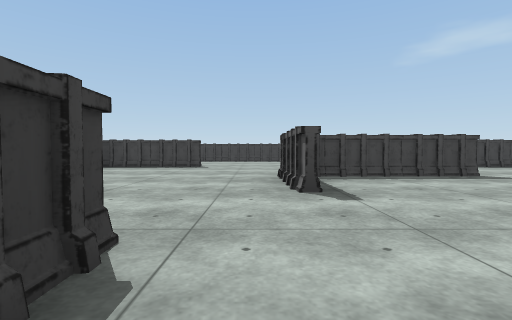
view 1 (above)

17 first-person views from a walk through a 3-D level made in the Unity game engine. The camera is 0.32 m above the floor, tilts 2° down and sees 85° across. The floor is counted in squares, 1 m on a side. Each view is taken from the middle of a square. On the plan, view 1 faces up. The plan holds only what a view shows up to about 9 squares ahead; the rest is blank. Some surface patterns are stand-ins.

view 2
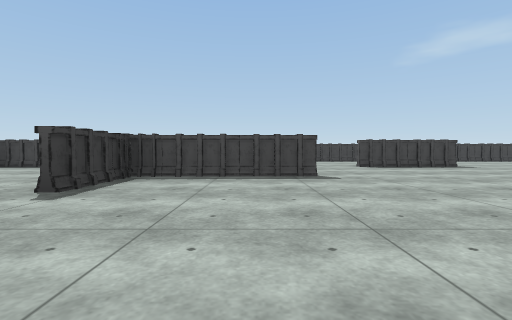

view 3
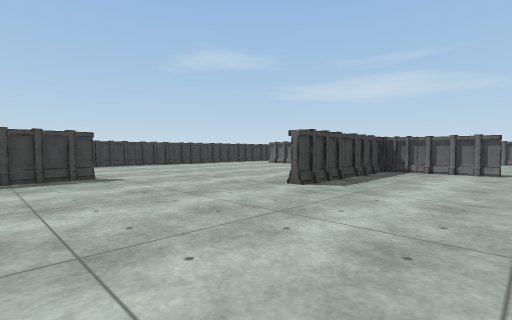

view 4
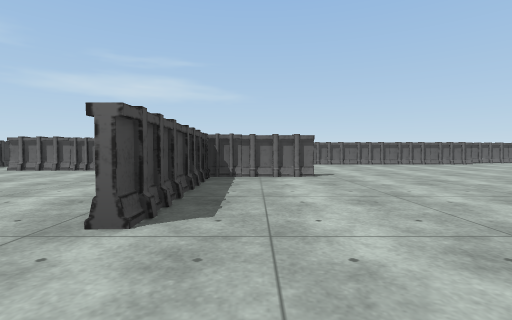

view 5
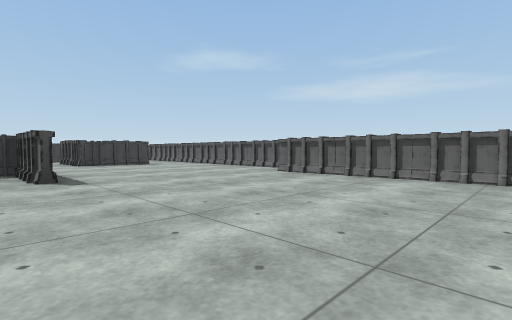

view 6
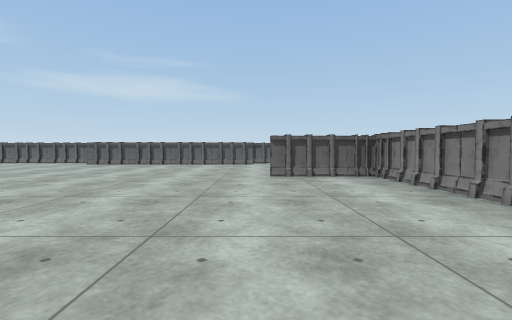

view 7
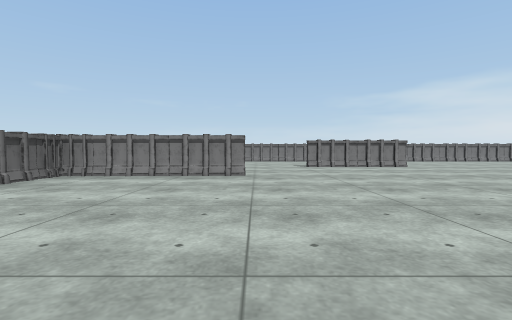

view 8
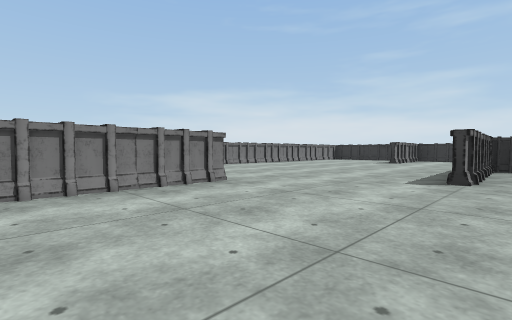

view 9
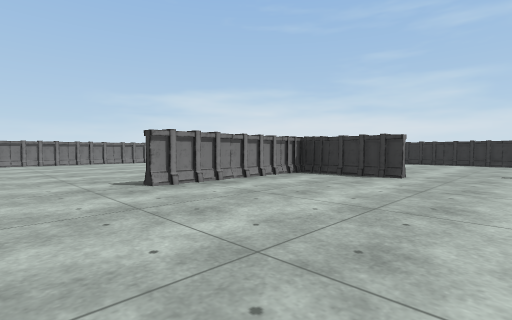

view 10
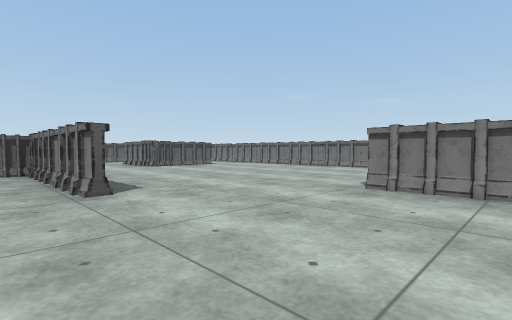

view 11
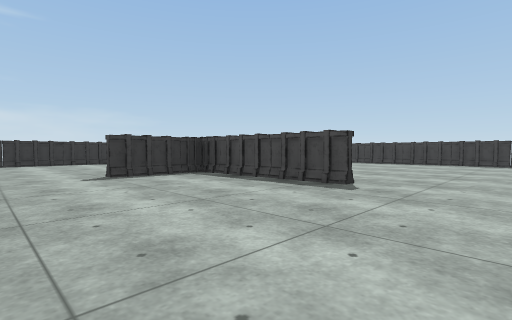

view 12
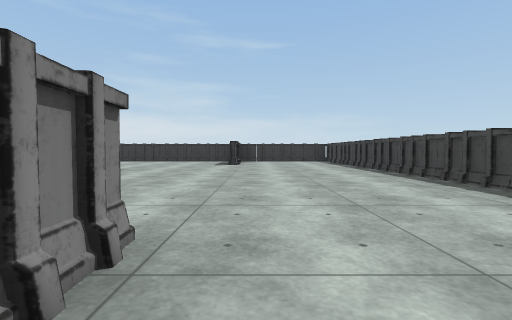

view 13
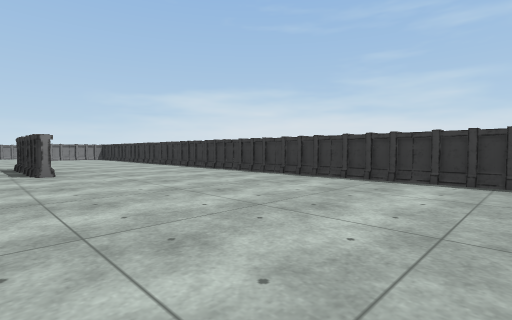

view 14
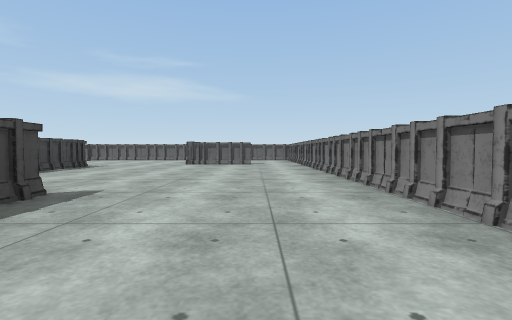

view 15
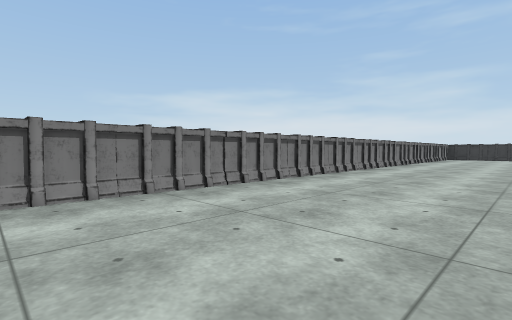

view 16
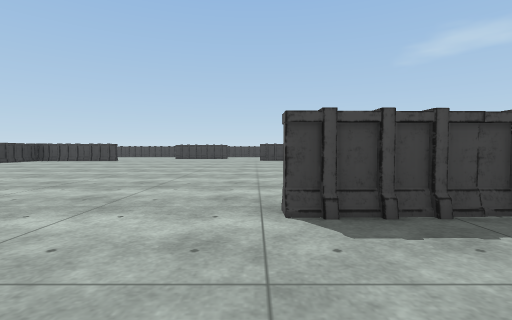

view 17
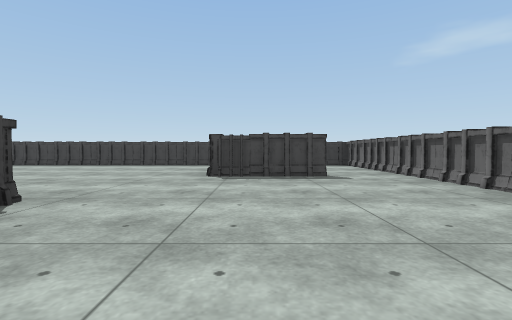

### Floor plan
Ten units are one square. View 1 is at (0, 0); x grows to the right and y downward. Boxes are objects, and circles mark ways between rooms. Rooms are numbered by the first view taken in them; rooms with no view inside come last. Other rooms are left out.
<svg viewBox="-36 -86 171 172">
<path fill="none" stroke="#000" d="M29 -35 4 -34 5 -20M4 -21 3 -36M-5 -11 -5 8M41 -55 46 -56M6 20 6 35 30 34M60 -53 40 -53M70 36 95 35 94 21M94 -22 93 -36 71 -35M41 54 61 54M-10 -55 -30 -54M-31 -52 -31 55M124 20 123 -19M-23 55 -11 55M130 -21 130 -61M120 -55 105 -54 104 -69M105 -81 -31 -81 -31 -55M130 26 130 16M-31 61 -31 76M-26 81 46 81M61 55 56 55M46 81 105 81M104 69 103 55M96 36 71 36M103 55 118 54M130 61 130 26M105 81 130 81 130 61M130 -61 130 -81 105 -81"/>
<circle cx="55" cy="65" r="3" fill="#2a7"/>
<circle cx="70" cy="40" r="3" fill="#2a7"/>
<circle cx="115" cy="35" r="3" fill="#2a7"/>
<circle cx="120" cy="-60" r="3" fill="#2a7"/>
<circle cx="100" cy="50" r="3" fill="#2a7"/>
<circle cx="120" cy="60" r="3" fill="#2a7"/>
<text x="40" y="-10">1</text>
<text x="70" y="60">2</text>
<text x="110" y="40">3</text>
<text x="120" y="70">4</text>
<text x="120" y="-70">5</text>
</svg>
Room 1 opens to room 2. Room 1 opens to room 3. Room 1 opens to room 5. Room 2 opens to room 3. Room 3 opens to room 4.

Where each view was taken, in squares from view 1:
view 1: 0 up, 0 right, facing up
view 2: 0 up, 2 right, facing up
view 3: 2 up, 5 right, facing up-right
view 4: 3 up, 6 right, facing right
view 5: 1 down, 9 right, facing up-right
view 6: 2 down, 6 right, facing right
view 7: 0 up, 7 right, facing down
view 8: 3 down, 6 right, facing down-left
view 9: 1 down, 4 right, facing down-left
view 10: 3 down, 5 right, facing down-right
view 11: 1 up, 4 right, facing up-left
view 12: 6 up, 5 right, facing left
view 13: 5 up, 0 right, facing down-left
view 14: 7 down, 4 right, facing right
view 15: 6 down, 8 right, facing down-left
view 16: 5 down, 7 right, facing up
view 17: 2 up, 11 right, facing up
